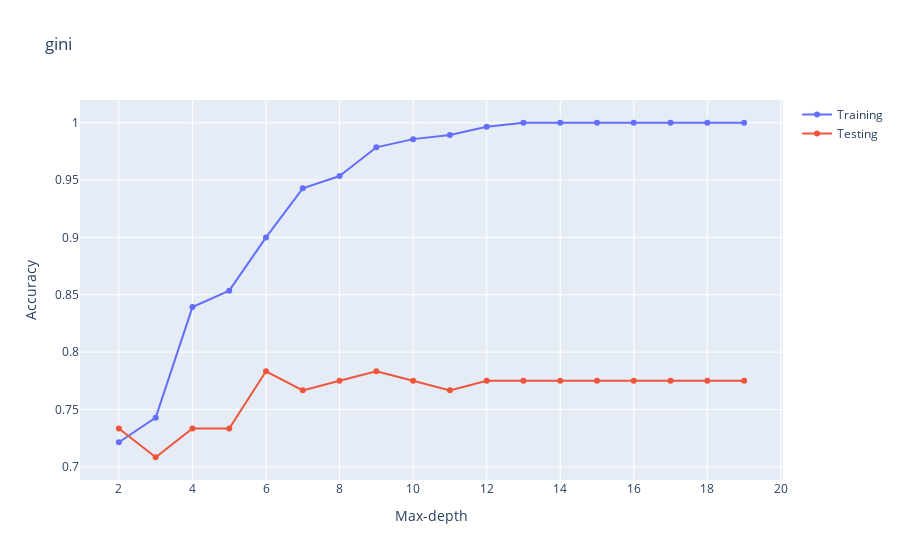
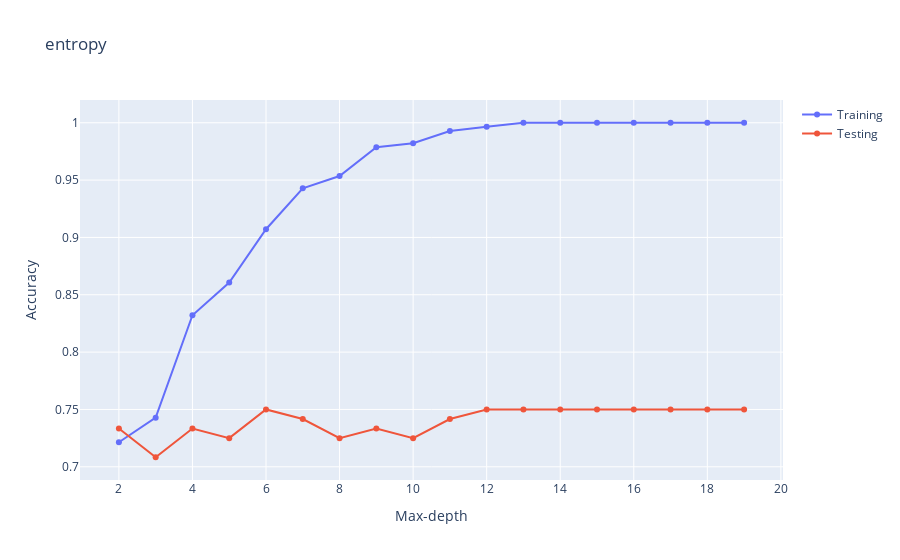

Notebook code cell kept with these figures, in order:
### Markdown cell above
# Deciding the best parameter

### Code cell
criteria=["gini","entropy"]
for x in criteria:
    acc = []
    for i in range(2,20,1):
        model = DecisionTreeClassifier(criterion = x,max_depth=i,random_state=42)
        model.fit(x_train, y_train)
        train=model.score(x_train, y_train)
        test=model.score(x_test, y_test)
        acc.append([train, test])
    fig = go.Figure()
    fig.add_trace(go.Scatter(x=np.arange(2,20,1), y=[i[0] for i in acc],
                    mode='lines+markers',
                    name='Training'))
    fig.add_trace(go.Scatter(x=np.arange(2,20,1), y=[i[1] for i in acc],
                    mode='lines+markers',
                    name='Testing'))
    fig.update_layout(title=x,
                   xaxis_title='Max-depth',
                   yaxis_title='Accuracy')
    fig.show()

### Figure 1 — Plotly figure (JSON) as saved in the notebook; plotly's stock layout.template omitted (floating-point values rounded to 4 significant figures)
{"data": [{"mode": "lines+markers", "name": "Training", "type": "scatter", "x": [2, 3, 4, 5, 6, 7, 8, 9, 10, 11, 12, 13, 14, 15, 16, 17, 18, 19], "y": [0.7214, 0.7429, 0.8393, 0.8536, 0.9, 0.9429, 0.9536, 0.9786, 0.9857, 0.9893, 0.9964, 1, 1, 1, 1, 1, 1, 1]}, {"mode": "lines+markers", "name": "Testing", "type": "scatter", "x": [2, 3, 4, 5, 6, 7, 8, 9, 10, 11, 12, 13, 14, 15, 16, 17, 18, 19], "y": [0.7333, 0.7083, 0.7333, 0.7333, 0.7833, 0.7667, 0.775, 0.7833, 0.775, 0.7667, 0.775, 0.775, 0.775, 0.775, 0.775, 0.775, 0.775, 0.775]}], "layout": {"title": {"text": "gini"}, "xaxis": {"title": {"text": "Max-depth"}}, "yaxis": {"title": {"text": "Accuracy"}}}}

### Figure 2 — Plotly figure (JSON) as saved in the notebook; plotly's stock layout.template omitted (floating-point values rounded to 4 significant figures)
{"data": [{"mode": "lines+markers", "name": "Training", "type": "scatter", "x": [2, 3, 4, 5, 6, 7, 8, 9, 10, 11, 12, 13, 14, 15, 16, 17, 18, 19], "y": [0.7214, 0.7429, 0.8321, 0.8607, 0.9071, 0.9429, 0.9536, 0.9786, 0.9821, 0.9929, 0.9964, 1, 1, 1, 1, 1, 1, 1]}, {"mode": "lines+markers", "name": "Testing", "type": "scatter", "x": [2, 3, 4, 5, 6, 7, 8, 9, 10, 11, 12, 13, 14, 15, 16, 17, 18, 19], "y": [0.7333, 0.7083, 0.7333, 0.725, 0.75, 0.7417, 0.725, 0.7333, 0.725, 0.7417, 0.75, 0.75, 0.75, 0.75, 0.75, 0.75, 0.75, 0.75]}], "layout": {"title": {"text": "entropy"}, "xaxis": {"title": {"text": "Max-depth"}}, "yaxis": {"title": {"text": "Accuracy"}}}}
